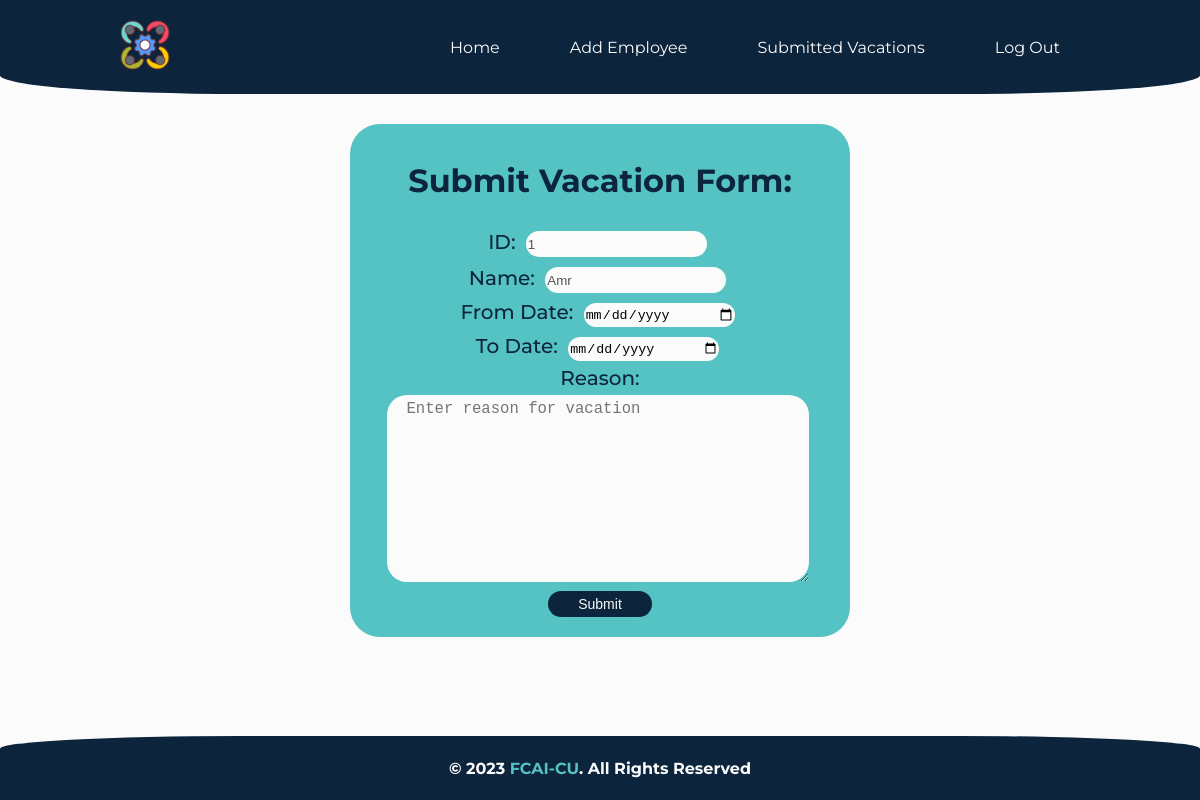
The page /vacForm/1/ (signed in) on the database as committed earlier.
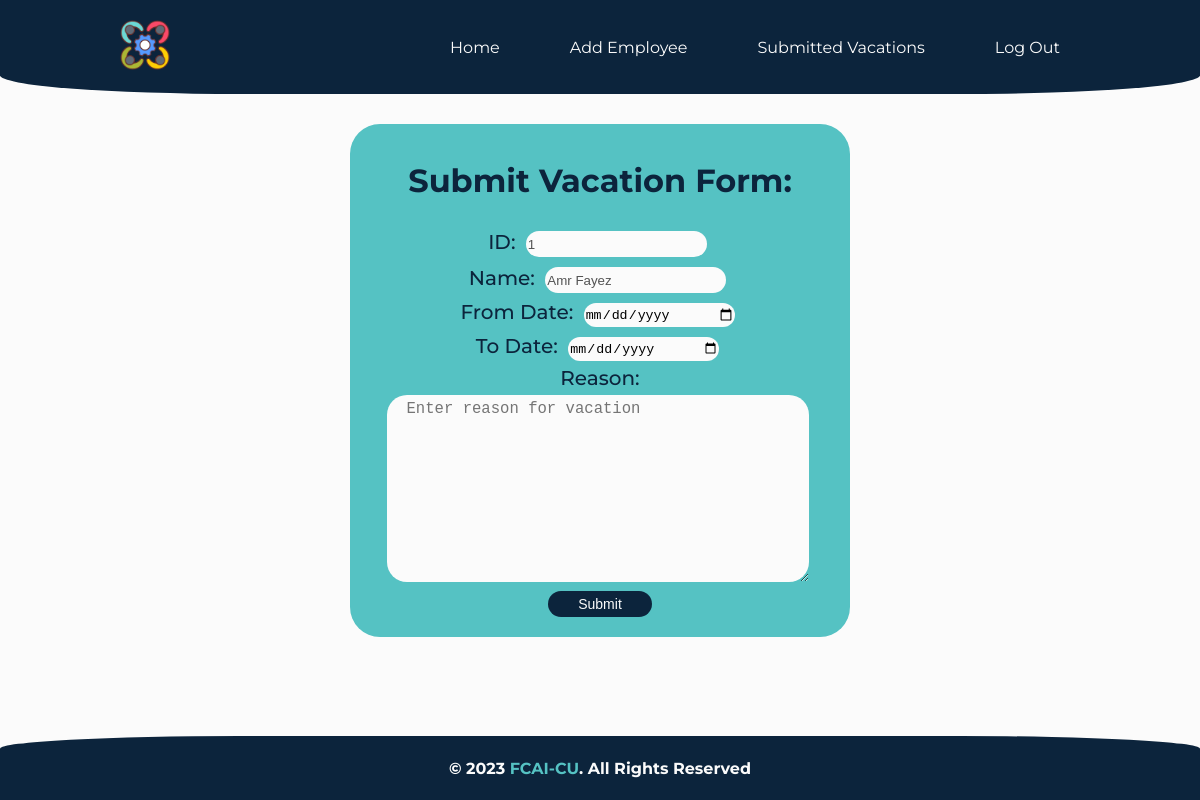
The same page on the database as committed later.
### pages/models.py (models this page shows, shortened)
class Employee(models.Model):
    GENDER_CHOICES = [
        ('male', 'Male'),
        ('female', 'Female'),
    ]
    MARITAL_STATUS_CHOICES = [
        ('single', 'Single'),
        ('taken', 'Taken'),
        ('married', 'Married'),
        ('divorced', 'Divorced'),
        ('widowed', 'Widowed'),
    ]
    ID = models.IntegerField(primary_key=True)
    Name = models.CharField(max_length=15)
    Remaining_vacation_days = models.IntegerField(default=30)
    Approved_vacation_days = models.IntegerField(default=0)
    Email = models.EmailField(max_length=254)
    Address = models.CharField(max_length=100)
    Phone = models.CharField(max_length=11)
    Salary = models.CharField(max_length=20)
    Date_of_birth = models.DateField()
    Gender = models.CharField(max_length=6, choices=GENDER_CHOICES)
    Marital_status = models.CharField(
        max_length=10, choices=MARITAL_STATUS_CHOICES)
    objects = models.Manager()

### pages/views.py (the view)
# urls.py: path('vacForm/<int:id>/', views.vacForm, name='vacForm'),
def vacForm(request, id):
    if 'username' in request.session and not request.session['username'] == '':
        emp = Employee.objects.get(ID=id)
        return render(request, 'pages/vacForm.html', {'emp': emp})
    else:
        return redirect('login')

### templates/pages/vacForm.html (shortened to what this page needs)
{% extends 'base.html' %}
{% load static %}
{% block styles %}
<link rel="stylesheet" href="{% static 'style/vacform.css' %}">
{% endblock styles %}
{% block content %}
<form action="{%url 'addvac' id=emp.ID name=emp.Name%}" method="post" id="vac-form" class="vacf" >
    <h2>Submit Vacation Form:</h2>
    <label>ID: </label>
    <input type="text" name="id" value="{{emp.ID}}" disabled><br>
    <label>Name: </label>
    <input type="text" name="name" value="{{emp.Name}}" disabled><br>
    <label for="from">From Date: </label>
    <input type="date" name="from" id="from" required> <br>
    <label for="to">To Date: </label>
    <input type="date" name="to" id="to" required> <br>
    <label for="reason">Reason: </label><br>
    <textarea name="reason" id="reason" cols="30" rows="10" placeholder="Enter reason for vacation"
              required></textarea><br>
    <input class="submit" type="submit" value="Submit">
</form>
{% endblock content %}

Rows that differ between the two databases and show on the page:
changed Employee id 1: name "Amr" → "Amr Fayez"
